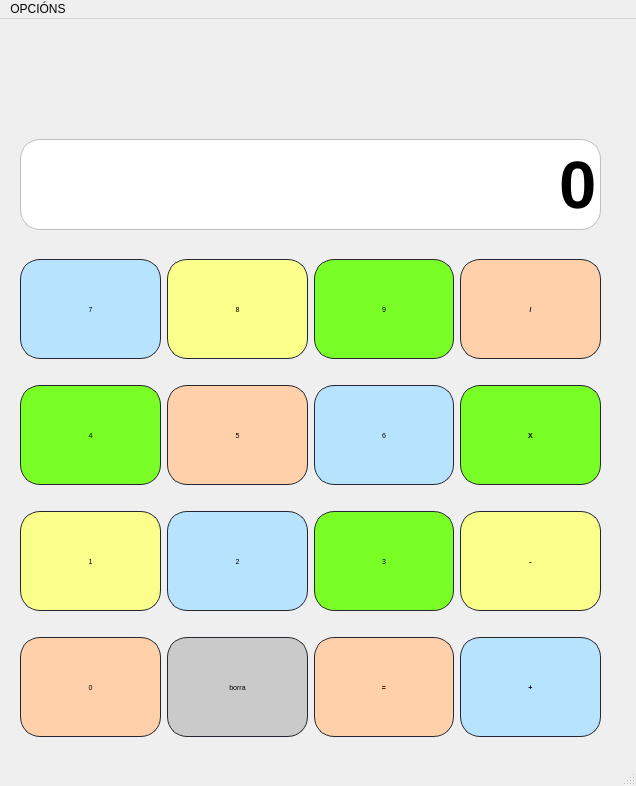
<?xml version="1.0" encoding="UTF-8"?>
<ui version="4.0">
 <class>MainWindow</class>
 <widget class="QMainWindow" name="MainWindow">
  <property name="geometry">
   <rect>
    <x>0</x>
    <y>0</y>
    <width>636</width>
    <height>786</height>
   </rect>
  </property>
  <property name="windowTitle">
   <string>Calculiña</string>
  </property>
  <property name="iconSize">
   <size>
    <width>24</width>
    <height>24</height>
   </size>
  </property>
  <widget class="QWidget" name="centralwidget">
   <widget class="QWidget" name="gridLayoutWidget">
    <property name="geometry">
     <rect>
      <x>20</x>
      <y>220</y>
      <width>581</width>
      <height>521</height>
     </rect>
    </property>
    <layout class="QGridLayout" name="gridLayout">
     <item row="2" column="1">
      <widget class="QPushButton" name="pushButtonDous">
       <property name="sizePolicy">
        <sizepolicy hsizetype="MinimumExpanding" vsizetype="Fixed">
         <horstretch>0</horstretch>
         <verstretch>0</verstretch>
        </sizepolicy>
       </property>
       <property name="minimumSize">
        <size>
         <width>100</width>
         <height>100</height>
        </size>
       </property>
       <property name="font">
        <font>
         <pointsize>5</pointsize>
         <weight>50</weight>
         <bold>false</bold>
        </font>
       </property>
       <property name="toolTip">
        <string/>
       </property>
       <property name="styleSheet">
        <string notr="true">QPushButton{
	border: 1px solid rgb(37,39,48); 
	border-radius:20px;
	background-color:  rgb(183, 227, 255);
	color: black}

QPushButton:hover{
	background-color: rgb(177, 177, 177);
	color:black}

</string>
       </property>
       <property name="text">
        <string>2</string>
       </property>
       <property name="shortcut">
        <string>2</string>
       </property>
      </widget>
     </item>
     <item row="2" column="0">
      <widget class="QPushButton" name="pushButtonUn">
       <property name="sizePolicy">
        <sizepolicy hsizetype="MinimumExpanding" vsizetype="Fixed">
         <horstretch>0</horstretch>
         <verstretch>0</verstretch>
        </sizepolicy>
       </property>
       <property name="minimumSize">
        <size>
         <width>100</width>
         <height>100</height>
        </size>
       </property>
       <property name="font">
        <font>
         <pointsize>5</pointsize>
         <weight>50</weight>
         <bold>false</bold>
        </font>
       </property>
       <property name="toolTip">
        <string/>
       </property>
       <property name="toolTipDuration">
        <number>-1</number>
       </property>
       <property name="styleSheet">
        <string notr="true">QPushButton{
	border: 1px solid rgb(37,39,48); 
	border-radius:20px;
	background-color:  rgb(250, 255, 140);
	color: black}

QPushButton:hover{
	background-color: rgb(177, 177, 177);
	color:black}

</string>
       </property>
       <property name="text">
        <string>1</string>
       </property>
       <property name="shortcut">
        <string>1</string>
       </property>
      </widget>
     </item>
     <item row="1" column="2">
      <widget class="QPushButton" name="pushButtonSeis">
       <property name="sizePolicy">
        <sizepolicy hsizetype="MinimumExpanding" vsizetype="Fixed">
         <horstretch>0</horstretch>
         <verstretch>0</verstretch>
        </sizepolicy>
       </property>
       <property name="minimumSize">
        <size>
         <width>100</width>
         <height>100</height>
        </size>
       </property>
       <property name="font">
        <font>
         <pointsize>5</pointsize>
         <weight>50</weight>
         <bold>false</bold>
        </font>
       </property>
       <property name="toolTip">
        <string/>
       </property>
       <property name="toolTipDuration">
        <number>-1</number>
       </property>
       <property name="styleSheet">
        <string notr="true">QPushButton{
	border: 1px solid rgb(37,39,48); 
	border-radius:20px;
	background-color:  rgb(183, 227, 255);
	color: black}

QPushButton:hover{
	background-color: rgb(177, 177, 177);
	color:black}

</string>
       </property>
       <property name="text">
        <string>6</string>
       </property>
       <property name="shortcut">
        <string>6</string>
       </property>
      </widget>
     </item>
     <item row="1" column="3">
      <widget class="QPushButton" name="pushButtonMultip">
       <property name="sizePolicy">
        <sizepolicy hsizetype="MinimumExpanding" vsizetype="Fixed">
         <horstretch>0</horstretch>
         <verstretch>0</verstretch>
        </sizepolicy>
       </property>
       <property name="minimumSize">
        <size>
         <width>100</width>
         <height>100</height>
        </size>
       </property>
       <property name="font">
        <font>
         <pointsize>5</pointsize>
         <weight>75</weight>
         <bold>true</bold>
        </font>
       </property>
       <property name="toolTip">
        <string extracomment="Este é o botón para multiplicar"/>
       </property>
       <property name="styleSheet">
        <string notr="true">QPushButton{
	border: 1px solid rgb(37,39,48); 
	border-radius:20px;
	background-color: rgb(121, 255, 38);
	color: black}

QPushButton:hover{
	background-color: rgb(177, 177, 177);
	color:black}

</string>
       </property>
       <property name="text">
        <string>X</string>
       </property>
       <property name="shortcut">
        <string>*</string>
       </property>
       <property name="checkable">
        <bool>true</bool>
       </property>
      </widget>
     </item>
     <item row="2" column="3">
      <widget class="QPushButton" name="pushButtonResta">
       <property name="sizePolicy">
        <sizepolicy hsizetype="MinimumExpanding" vsizetype="Fixed">
         <horstretch>0</horstretch>
         <verstretch>0</verstretch>
        </sizepolicy>
       </property>
       <property name="minimumSize">
        <size>
         <width>100</width>
         <height>100</height>
        </size>
       </property>
       <property name="font">
        <font>
         <pointsize>5</pointsize>
         <weight>75</weight>
         <bold>true</bold>
        </font>
       </property>
       <property name="toolTip">
        <string extracomment="Este é o botón para restar"/>
       </property>
       <property name="styleSheet">
        <string notr="true">QPushButton{
	border: 1px solid rgb(37,39,48); 
	border-radius:20px;
	background-color:  rgb(250, 255, 140);
	color: black}

QPushButton:hover{
	background-color: rgb(177, 177, 177);
	color:black}

</string>
       </property>
       <property name="text">
        <string>-</string>
       </property>
       <property name="shortcut">
        <string>-</string>
       </property>
       <property name="checkable">
        <bool>true</bool>
       </property>
      </widget>
     </item>
     <item row="2" column="2">
      <widget class="QPushButton" name="pushButtonTres">
       <property name="sizePolicy">
        <sizepolicy hsizetype="MinimumExpanding" vsizetype="Fixed">
         <horstretch>0</horstretch>
         <verstretch>0</verstretch>
        </sizepolicy>
       </property>
       <property name="minimumSize">
        <size>
         <width>100</width>
         <height>100</height>
        </size>
       </property>
       <property name="font">
        <font>
         <pointsize>5</pointsize>
         <weight>50</weight>
         <bold>false</bold>
        </font>
       </property>
       <property name="toolTip">
        <string/>
       </property>
       <property name="styleSheet">
        <string notr="true">QPushButton{
	border: 1px solid rgb(37,39,48); 
	border-radius:20px;
	background-color: rgb(121, 255, 38);
	color: black}

QPushButton:hover{
	background-color: rgb(177, 177, 177);
	color:black}

</string>
       </property>
       <property name="text">
        <string>3</string>
       </property>
       <property name="shortcut">
        <string>3</string>
       </property>
      </widget>
     </item>
     <item row="0" column="2">
      <widget class="QPushButton" name="pushButtonNove">
       <property name="sizePolicy">
        <sizepolicy hsizetype="MinimumExpanding" vsizetype="Fixed">
         <horstretch>0</horstretch>
         <verstretch>0</verstretch>
        </sizepolicy>
       </property>
       <property name="minimumSize">
        <size>
         <width>100</width>
         <height>100</height>
        </size>
       </property>
       <property name="font">
        <font>
         <pointsize>5</pointsize>
         <weight>50</weight>
         <bold>false</bold>
        </font>
       </property>
       <property name="toolTip">
        <string/>
       </property>
       <property name="styleSheet">
        <string notr="true">QPushButton{
	border: 1px solid rgb(37,39,48); 
	border-radius:20px;
	background-color: rgb(121, 255, 38);
	color: black}

QPushButton:hover{
	background-color: rgb(177, 177, 177);
	color:black}

</string>
       </property>
       <property name="text">
        <string>9</string>
       </property>
       <property name="shortcut">
        <string>9</string>
       </property>
      </widget>
     </item>
     <item row="1" column="1">
      <widget class="QPushButton" name="pushButtonCinco">
       <property name="sizePolicy">
        <sizepolicy hsizetype="MinimumExpanding" vsizetype="Fixed">
         <horstretch>0</horstretch>
         <verstretch>0</verstretch>
        </sizepolicy>
       </property>
       <property name="minimumSize">
        <size>
         <width>100</width>
         <height>100</height>
        </size>
       </property>
       <property name="font">
        <font>
         <pointsize>5</pointsize>
         <weight>50</weight>
         <bold>false</bold>
        </font>
       </property>
       <property name="toolTip">
        <string/>
       </property>
       <property name="styleSheet">
        <string notr="true">QPushButton{
	border: 1px solid rgb(37,39,48); 
	border-radius:20px;
	background-color: rgb(255, 208, 169);
	color: black}

QPushButton:hover{
	background-color: rgb(177, 177, 177);
	color:black}

</string>
       </property>
       <property name="text">
        <string>5</string>
       </property>
       <property name="shortcut">
        <string>5</string>
       </property>
      </widget>
     </item>
     <item row="1" column="0">
      <widget class="QPushButton" name="pushButtonCatro">
       <property name="sizePolicy">
        <sizepolicy hsizetype="MinimumExpanding" vsizetype="Fixed">
         <horstretch>0</horstretch>
         <verstretch>0</verstretch>
        </sizepolicy>
       </property>
       <property name="minimumSize">
        <size>
         <width>100</width>
         <height>100</height>
        </size>
       </property>
       <property name="font">
        <font>
         <pointsize>5</pointsize>
         <weight>50</weight>
         <bold>false</bold>
        </font>
       </property>
       <property name="toolTip">
        <string/>
       </property>
       <property name="styleSheet">
        <string notr="true">QPushButton{
	border: 1px solid rgb(37,39,48); 
	border-radius:20px;
	background-color: rgb(121, 255, 38);
	color: black}

QPushButton:hover{
	background-color: rgb(177, 177, 177);
	color:black}

</string>
       </property>
       <property name="text">
        <string>4</string>
       </property>
       <property name="shortcut">
        <string>4</string>
       </property>
      </widget>
     </item>
     <item row="0" column="3">
      <widget class="QPushButton" name="pushButtonDivide">
       <property name="sizePolicy">
        <sizepolicy hsizetype="MinimumExpanding" vsizetype="Fixed">
         <horstretch>0</horstretch>
         <verstretch>0</verstretch>
        </sizepolicy>
       </property>
       <property name="minimumSize">
        <size>
         <width>100</width>
         <height>100</height>
        </size>
       </property>
       <property name="baseSize">
        <size>
         <width>0</width>
         <height>0</height>
        </size>
       </property>
       <property name="font">
        <font>
         <pointsize>5</pointsize>
         <weight>75</weight>
         <bold>true</bold>
        </font>
       </property>
       <property name="toolTip">
        <string extracomment="Este é o botón para dividir"/>
       </property>
       <property name="styleSheet">
        <string notr="true">QPushButton{
	border: 1px solid rgb(37,39,48); 
	border-radius:20px;
	background-color: rgb(255, 208, 169);
	color: black}

QPushButton:hover{
	background-color: rgb(177, 177, 177);
	color:black}

</string>
       </property>
       <property name="text">
        <string>/</string>
       </property>
       <property name="shortcut">
        <string>/</string>
       </property>
       <property name="checkable">
        <bool>true</bool>
       </property>
      </widget>
     </item>
     <item row="0" column="1">
      <widget class="QPushButton" name="pushButtonOito">
       <property name="sizePolicy">
        <sizepolicy hsizetype="MinimumExpanding" vsizetype="Fixed">
         <horstretch>0</horstretch>
         <verstretch>0</verstretch>
        </sizepolicy>
       </property>
       <property name="minimumSize">
        <size>
         <width>100</width>
         <height>100</height>
        </size>
       </property>
       <property name="font">
        <font>
         <pointsize>5</pointsize>
         <weight>50</weight>
         <bold>false</bold>
        </font>
       </property>
       <property name="toolTip">
        <string/>
       </property>
       <property name="styleSheet">
        <string notr="true">QPushButton{
	border: 1px solid rgb(37,39,48); 
	border-radius:20px;
	background-color:  rgb(250, 255, 140);
	color: black}

QPushButton:hover{
	background-color: rgb(177, 177, 177);
	color:black}

</string>
       </property>
       <property name="text">
        <string>8</string>
       </property>
      </widget>
     </item>
     <item row="0" column="0">
      <widget class="QPushButton" name="pushButtonSete">
       <property name="sizePolicy">
        <sizepolicy hsizetype="MinimumExpanding" vsizetype="Fixed">
         <horstretch>0</horstretch>
         <verstretch>50</verstretch>
        </sizepolicy>
       </property>
       <property name="minimumSize">
        <size>
         <width>100</width>
         <height>100</height>
        </size>
       </property>
       <property name="font">
        <font>
         <pointsize>5</pointsize>
         <weight>50</weight>
         <bold>false</bold>
        </font>
       </property>
       <property name="toolTip">
        <string/>
       </property>
       <property name="autoFillBackground">
        <bool>false</bool>
       </property>
       <property name="styleSheet">
        <string notr="true">QPushButton{
	border: 1px solid rgb(37,39,48); 
	border-radius:20px;
	background-color:  rgb(183, 227, 255); 
	color: black}

QPushButton:hover{
	background-color: rgb(177, 177, 177);
	color:black}

</string>
       </property>
       <property name="text">
        <string>7</string>
       </property>
       <property name="iconSize">
        <size>
         <width>16</width>
         <height>16</height>
        </size>
       </property>
       <property name="shortcut">
        <string>7</string>
       </property>
       <property name="checkable">
        <bool>false</bool>
       </property>
       <property name="default">
        <bool>false</bool>
       </property>
      </widget>
     </item>
     <item row="3" column="0">
      <widget class="QPushButton" name="pushButtonCero">
       <property name="sizePolicy">
        <sizepolicy hsizetype="MinimumExpanding" vsizetype="Fixed">
         <horstretch>0</horstretch>
         <verstretch>0</verstretch>
        </sizepolicy>
       </property>
       <property name="minimumSize">
        <size>
         <width>100</width>
         <height>100</height>
        </size>
       </property>
       <property name="font">
        <font>
         <pointsize>5</pointsize>
         <weight>50</weight>
         <bold>false</bold>
        </font>
       </property>
       <property name="toolTip">
        <string/>
       </property>
       <property name="styleSheet">
        <string notr="true">QPushButton{
	border: 1px solid rgb(37,39,48); 
	border-radius:20px;
	background-color: rgb(255, 208, 169);
	color: black}

QPushButton:hover{
	background-color: rgb(177, 177, 177);
	color:black}

</string>
       </property>
       <property name="text">
        <string>0</string>
       </property>
      </widget>
     </item>
     <item row="3" column="1">
      <widget class="QPushButton" name="pushButtonBorra">
       <property name="sizePolicy">
        <sizepolicy hsizetype="MinimumExpanding" vsizetype="Fixed">
         <horstretch>0</horstretch>
         <verstretch>0</verstretch>
        </sizepolicy>
       </property>
       <property name="minimumSize">
        <size>
         <width>100</width>
         <height>100</height>
        </size>
       </property>
       <property name="font">
        <font>
         <pointsize>5</pointsize>
         <weight>50</weight>
         <bold>false</bold>
        </font>
       </property>
       <property name="toolTip">
        <string/>
       </property>
       <property name="styleSheet">
        <string notr="true">QPushButton{
	border: 1px solid rgb(37,39,48); 
	border-radius:20px;
	background-color:rgb(202, 202, 202);
	color: black}

QPushButton:hover{
	background-color: rgb(177, 177, 177);
	color:black}

</string>
       </property>
       <property name="text">
        <string>borra</string>
       </property>
       <property name="shortcut">
        <string>Del</string>
       </property>
      </widget>
     </item>
     <item row="3" column="3">
      <widget class="QPushButton" name="pushButtonSuma">
       <property name="sizePolicy">
        <sizepolicy hsizetype="MinimumExpanding" vsizetype="Fixed">
         <horstretch>0</horstretch>
         <verstretch>0</verstretch>
        </sizepolicy>
       </property>
       <property name="minimumSize">
        <size>
         <width>100</width>
         <height>100</height>
        </size>
       </property>
       <property name="font">
        <font>
         <pointsize>5</pointsize>
         <weight>75</weight>
         <bold>true</bold>
        </font>
       </property>
       <property name="toolTip">
        <string extracomment="Este é o botón para sumar"/>
       </property>
       <property name="styleSheet">
        <string notr="true">QPushButton{
	border: 1px solid rgb(37,39,48); 
	border-radius:20px;
	background-color:  rgb(183, 227, 255);
	color: black}

QPushButton:hover{
	background-color: rgb(177, 177, 177);
	color:black}

</string>
       </property>
       <property name="text">
        <string>+</string>
       </property>
       <property name="shortcut">
        <string>+</string>
       </property>
       <property name="checkable">
        <bool>true</bool>
       </property>
      </widget>
     </item>
     <item row="3" column="2">
      <widget class="QPushButton" name="pushButtonIgual">
       <property name="sizePolicy">
        <sizepolicy hsizetype="MinimumExpanding" vsizetype="Fixed">
         <horstretch>0</horstretch>
         <verstretch>0</verstretch>
        </sizepolicy>
       </property>
       <property name="minimumSize">
        <size>
         <width>100</width>
         <height>100</height>
        </size>
       </property>
       <property name="font">
        <font>
         <pointsize>5</pointsize>
         <weight>75</weight>
         <bold>true</bold>
        </font>
       </property>
       <property name="toolTip">
        <string extracomment="Este é o botón do igual"/>
       </property>
       <property name="styleSheet">
        <string notr="true">QPushButton{
	border: 1px solid rgb(37,39,48); 
	border-radius:20px;
	background-color: rgb(255, 208, 169);
	color: black}

QPushButton:hover{
	background-color: rgb(177, 177, 177);
	color:black}

</string>
       </property>
       <property name="text">
        <string>=</string>
       </property>
       <property name="shortcut">
        <string>Return</string>
       </property>
      </widget>
     </item>
    </layout>
   </widget>
   <widget class="QLineEdit" name="lineEditDisplay">
    <property name="enabled">
     <bool>true</bool>
    </property>
    <property name="geometry">
     <rect>
      <x>20</x>
      <y>120</y>
      <width>581</width>
      <height>91</height>
     </rect>
    </property>
    <property name="font">
     <font>
      <family>MS Shell Dlg 2</family>
      <pointsize>50</pointsize>
      <weight>75</weight>
      <bold>true</bold>
     </font>
    </property>
    <property name="toolTip">
     <string extracomment="Esta é a pantalla"/>
    </property>
    <property name="layoutDirection">
     <enum>Qt::LeftToRight</enum>
    </property>
    <property name="styleSheet">
     <string notr="true">border: 1px solid rgb(190, 190, 190);
border-radius:20px</string>
    </property>
    <property name="text">
     <string>0</string>
    </property>
    <property name="alignment">
     <set>Qt::AlignRight|Qt::AlignTrailing|Qt::AlignVCenter</set>
    </property>
    <property name="clearButtonEnabled">
     <bool>false</bool>
    </property>
   </widget>
   <widget class="QLabel" name="cabeceiraLabel">
    <property name="geometry">
     <rect>
      <x>10</x>
      <y>20</y>
      <width>611</width>
      <height>81</height>
     </rect>
    </property>
    <property name="text">
     <string/>
    </property>
    <property name="pixmap">
     <pixmap>../imaxes/cabeceira.png</pixmap>
    </property>
    <property name="scaledContents">
     <bool>true</bool>
    </property>
   </widget>
  </widget>
  <widget class="QMenuBar" name="menubar">
   <property name="geometry">
    <rect>
     <x>0</x>
     <y>0</y>
     <width>636</width>
     <height>21</height>
    </rect>
   </property>
   <widget class="QMenu" name="menu">
    <property name="title">
     <string>OPCIÓNS</string>
    </property>
    <property name="toolTipsVisible">
     <bool>false</bool>
    </property>
    <addaction name="actionBORRAR"/>
    <addaction name="actionMANUAL"/>
    <addaction name="actionSOBRE_A_APP"/>
    <addaction name="separator"/>
    <addaction name="actionSAIR"/>
   </widget>
   <addaction name="menu"/>
  </widget>
  <widget class="QStatusBar" name="statusbar"/>
  <action name="menuLimpar_2">
   <property name="text">
    <string>actionLimpar</string>
   </property>
   <property name="toolTip">
    <string>Limpar</string>
   </property>
   <property name="shortcut">
    <string>Del</string>
   </property>
  </action>
  <action name="actionBORRAR">
   <property name="text">
    <string>BORRAR</string>
   </property>
   <property name="toolTip">
    <string>Borra a pantalla</string>
   </property>
  </action>
  <action name="actionMANUAL">
   <property name="text">
    <string>MANUAL</string>
   </property>
   <property name="toolTip">
    <string>Manual da aplicación</string>
   </property>
  </action>
  <action name="actionSOBRE_A_APP">
   <property name="text">
    <string>SOBRE A APP</string>
   </property>
   <property name="toolTip">
    <string>O autor da aplicación</string>
   </property>
  </action>
  <action name="actionSAIR">
   <property name="text">
    <string>SAIR</string>
   </property>
  </action>
 </widget>
 <resources/>
 <connections/>
</ui>
